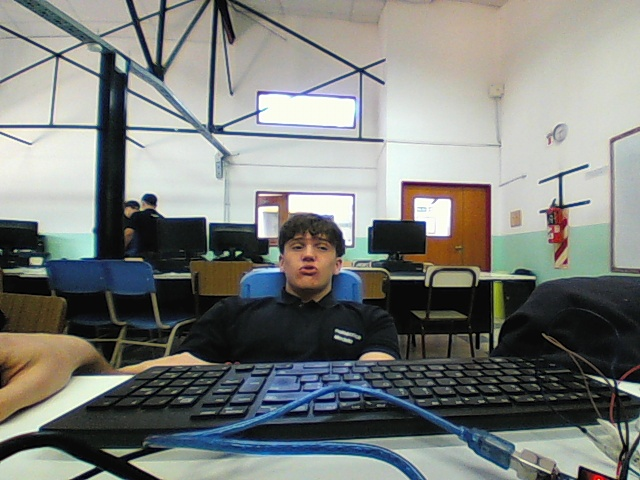
#> input picture imagenes/bocaboton.jpg, 640 x 480 px
$ python -i analIsis.py   (imports and definitions only)
#> lines starting #> are read from the running program, lines starting #| are printed output that depends on the picture; after the words box and inside, x2 and y2 are one past the last pixel; in counts of white or black regions, pixels touching at a corner belong together
import cv2
import numpy as np

def detectar_rojo_en_imagen(ruta_imagen):
#> called with ruta_imagen = '../../imagenes/bocaboton.jpg'
    imagen = cv2.imread(ruta_imagen)
#> imagen is the input picture: shape (480, 640, 3); mean B, G, R 123.8, 127.6, 124.7
    if imagen is None:
        print("⚠️ No se pudo cargar la imagen.")
        return

    alto, ancho = imagen.shape[:2]
#> alto = 480; ancho = 640
    tercio_alto = alto // 3
#> tercio_alto = 160
    tercio_ancho = ancho // 3
#> tercio_ancho = 213

    hsv = cv2.cvtColor(imagen, cv2.COLOR_BGR2HSV)
#> hsv: shape (480, 640, 3); mean H, S, V 62.3, 52, 135.5

    # [12 lines of commented-out code are left out]
    rojo_bajo1 = np.array([0, 100, 100])     # H, S, V mínimos
    rojo_alto1 = np.array([10, 255, 255])    # H, S, V máximos

    # Rango alto (rojos "oscuros" cercanos a 180°)
    rojo_bajo2 = np.array([170, 100, 100])
    rojo_alto2 = np.array([180, 255, 255])


    mascara1 = cv2.inRange(hsv, rojo_bajo1, rojo_alto1)
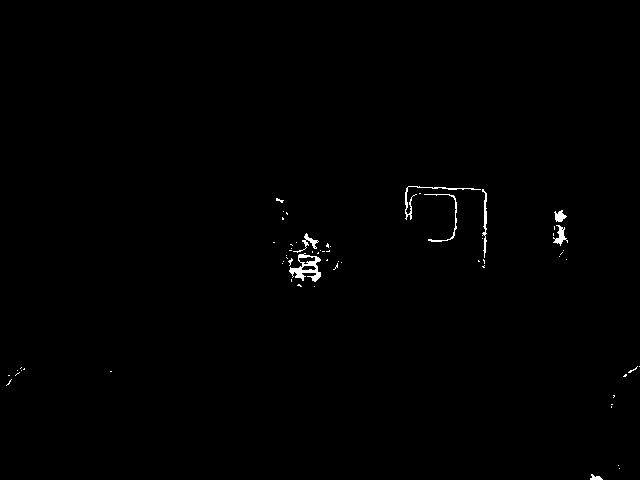
#> mascara1: shape (480, 640); 0.49% white; 63 white regions (55 under 20 px), largest, box (x1, y1, x2, y2) and area: (289, 253, 321, 282) 391, (405, 186, 481, 220) 207, (482, 189, 487, 258) 156
    mascara2 = cv2.inRange(hsv, rojo_bajo2, rojo_alto2)
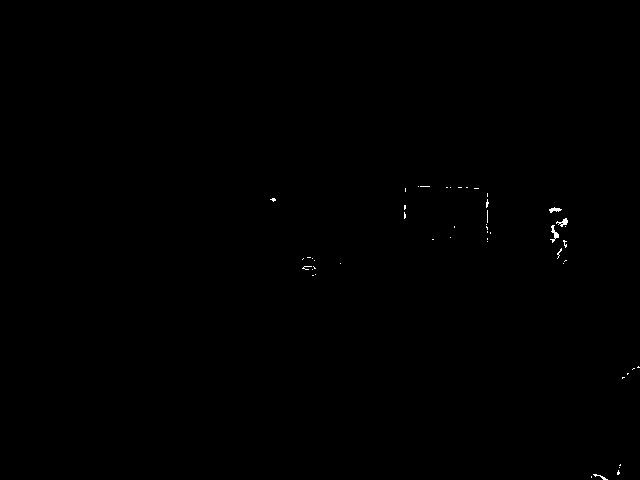
#> mascara2: shape (480, 640); 0.13% white in thin lines or dots, all inside (x1, y1, x2, y2) = (270, 186, 640, 480)
    mascara_rojo = cv2.bitwise_or(mascara1, mascara2)
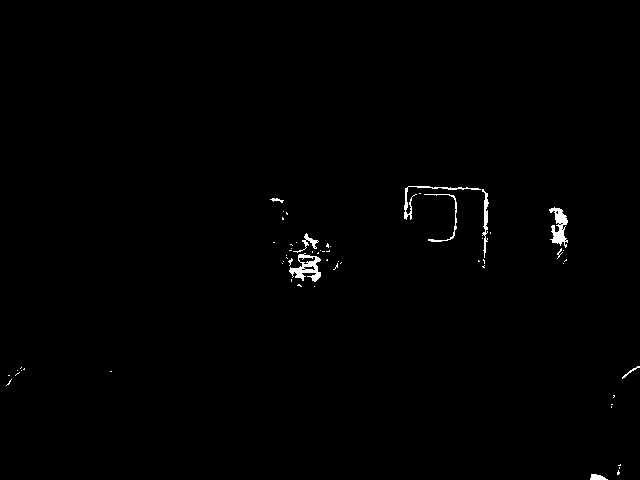
#> mascara_rojo: shape (480, 640); 0.61% white; 60 white regions (50 under 20 px)

    contornos, _ = cv2.findContours(mascara_rojo, cv2.RETR_EXTERNAL, cv2.CHAIN_APPROX_SIMPLE)
#> contornos = 60 contours, 52 with area under 20; largest, box (x1, y1, x2, y2) and area: (289, 253, 321, 282) 430, (549, 207, 568, 248) 331, (482, 189, 489, 258) 122, (404, 186, 481, 220) 121, (293, 233, 319, 253) 72, (424, 194, 457, 242) 58, (590, 474, 608, 480) 56, (622, 366, 640, 379) 21

    celdas_detectadas = set()

    for contorno in contornos:
        area = cv2.contourArea(contorno)
        if area > 100:
            M = cv2.moments(contorno)
            if M["m00"] != 0:
                cx = int(M["m10"] / M["m00"])
                cy = int(M["m01"] / M["m00"])
                columna = cx // tercio_ancho
                fila = cy // tercio_alto
                if (fila, columna) not in celdas_detectadas:
                    celdas_detectadas.add((fila, columna))
                    print(f"🟥 Rojo detectado en fila {fila}, columna {columna}")
#> this loop made 60 passes
#> (area, cx, cy, columna) on passes 34, 55, 59, 60: (430, 306, 266, 1), (331, 558, 225, 2), (122, 485, 217, 2), (121, 423, 198, 1)
#> area on passes 1, 16, 50, 57: 56, 21, 71.5, 58
#| 🟥 Rojo detectado en fila 1, columna 1
#| 🟥 Rojo detectado en fila 1, columna 2
#> after the loop, celdas_detectadas = 2 items
#esta ruta esta mal
#detectar_rojo_en_imagen("/home/ta-te-ti/Escritorio/proyecto/Proyecto-Ta-te-ti/imagenes/canchero.jpg")

>>> result = detectar_rojo_en_imagen('../../imagenes/bocaboton.jpg')

$ run again, on imagenes/piloto.jpg
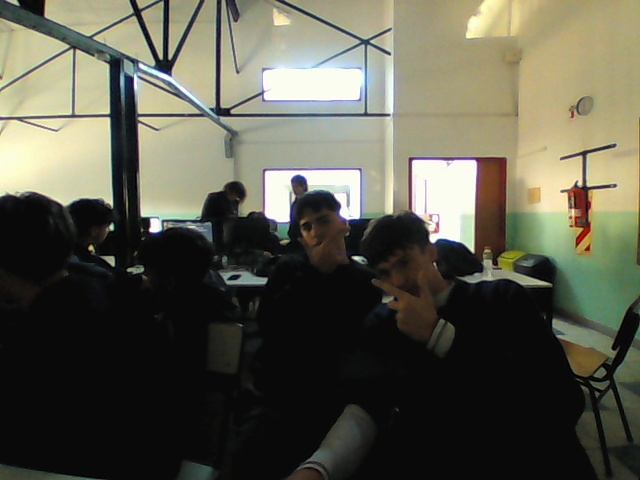
#> input picture imagenes/piloto.jpg, 640 x 480 px
#> in detectar_rojo_en_imagen, imagen is the input picture: shape (480, 640, 3); mean B, G, R 77, 91.2, 92.1
#> hsv: shape (480, 640, 3); mean H, S, V 30.9, 39.7, 95.4
#> in detectar_rojo_en_imagen, `mascara1 = cv2.inRange(hsv, rojo_bajo1, rojo_alto1)`:
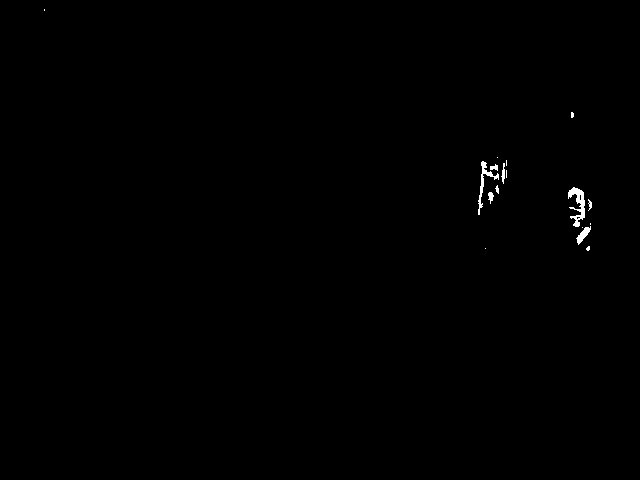
#> mascara1: shape (480, 640); 0.29% white; 17 white regions (9 under 20 px), largest, box (x1, y1, x2, y2) and area: (568, 187, 585, 227) 318, (478, 161, 499, 215) 218, (576, 226, 591, 245) 116
#> mascara2: shape (480, 640); 0.03% white in thin lines or dots, all inside (x1, y1, x2, y2) = (148, 159, 589, 232)
#> mascara_rojo: shape (480, 640); 0.32% white; 20 white regions (12 under 20 px)
#> contornos = 20 contours, 14 with area under 20; largest, box (x1, y1, x2, y2) and area: (568, 187, 585, 227) 262, (477, 159, 499, 217) 204, (576, 226, 591, 245) 94, (501, 159, 505, 184) 31, (488, 192, 494, 204) 29, (490, 164, 498, 171) 22
#> the loop in detectar_rojo_en_imagen, `for contorno in contornos:` made 20 passes
#> (area, cx, cy, columna, fila) on passes 11, 17: (262.5, 577, 203, 2, 1), (204, 482, 183, 2, 1)
#> (printed output is left out)
#> after the loop in detectar_rojo_en_imagen, `for contorno in contornos:`: celdas_detectadas = 1 item

$ run again, on imagenes/ppiloto4.jpg
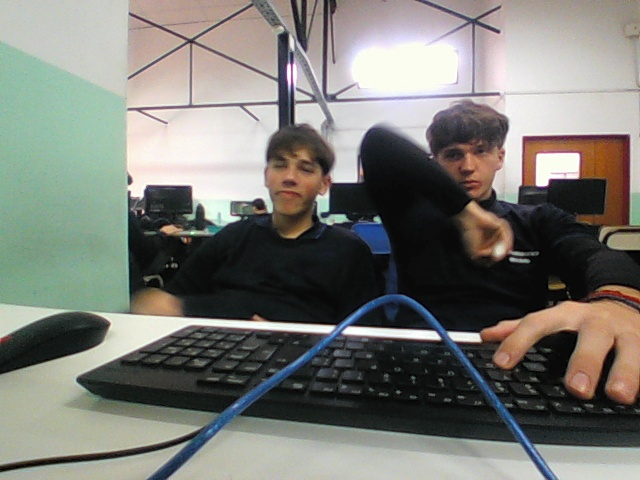
#> input picture imagenes/ppiloto4.jpg, 640 x 480 px
#> in detectar_rojo_en_imagen, imagen is the input picture: shape (480, 640, 3); mean B, G, R 116.7, 122.8, 122.7
#> hsv: shape (480, 640, 3); mean H, S, V 59.9, 41.3, 130.5
#> in detectar_rojo_en_imagen, `mascara1 = cv2.inRange(hsv, rojo_bajo1, rojo_alto1)`:
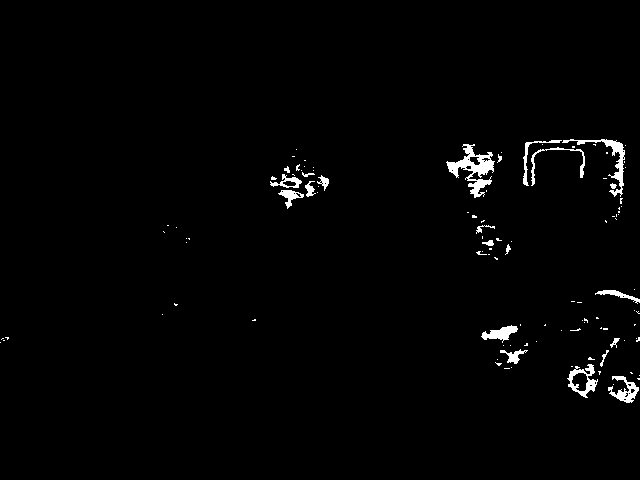
#> mascara1: shape (480, 640); 1.5% white; 111 white regions (89 under 20 px), largest, box (x1, y1, x2, y2) and area: (446, 144, 495, 198) 950, (562, 139, 625, 197) 554, (567, 364, 598, 398) 397
#> mascara2: shape (480, 640); 0.09% white in thin lines or dots, all inside (x1, y1, x2, y2) = (0, 136, 628, 342)
#> in detectar_rojo_en_imagen, `mascara_rojo = cv2.bitwise_or(mascara1, mascara2)`:
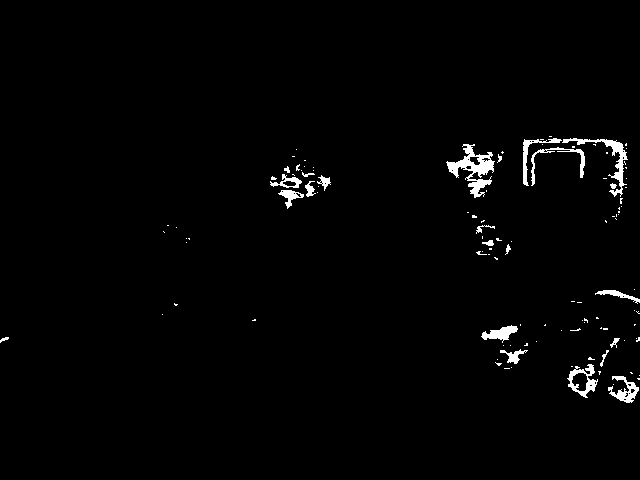
#> mascara_rojo: shape (480, 640); 1.6% white; 113 white regions (90 under 20 px)
#> contornos = 113 contours, 96 with area under 20; largest, box (x1, y1, x2, y2) and area: (446, 144, 495, 198) 872, (567, 364, 598, 398) 531, (562, 138, 628, 197) 459, (608, 376, 639, 403) 310, (481, 325, 518, 343) 268
#> the loop in detectar_rojo_en_imagen, `for contorno in contornos:` made 113 passes
#> (area, cx, cy, columna, fila) on passes 3, 10, 15, 29, 44, 77, 87, 104: (309.5, 625, 390, 2, 2), (531, 581, 380, 2, 2), (121, 513, 355, 2, 2), (268.5, 500, 332, 2, 2), (135.5, 617, 294, 2, 1), (165, 290, 195, 1, 1), (180, 288, 182, 1, 1), (199.5, 559, 160, 2, 1)
#> (printed output is left out)
#> after the loop in detectar_rojo_en_imagen, `for contorno in contornos:`: celdas_detectadas = 4 items
